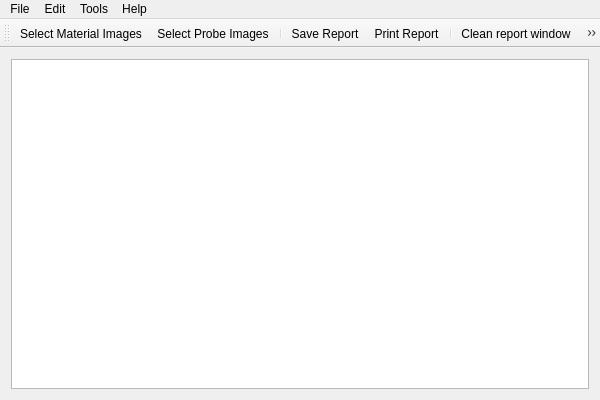
<?xml version="1.0" encoding="UTF-8"?>
<ui version="4.0">
 <class>MainWindow</class>
 <widget class="QMainWindow" name="MainWindow">
  <property name="geometry">
   <rect>
    <x>0</x>
    <y>0</y>
    <width>600</width>
    <height>400</height>
   </rect>
  </property>
  <property name="minimumSize">
   <size>
    <width>600</width>
    <height>400</height>
   </size>
  </property>
  <property name="windowTitle">
   <string>mixan v0.1</string>
  </property>
  <property name="windowIcon">
   <iconset resource="mixan_icons.qrc">
    <normaloff>:/icons/icons/mixan.png</normaloff>:/icons/icons/mixan.png</iconset>
  </property>
  <widget class="QWidget" name="centralWidget">
   <layout class="QVBoxLayout" name="verticalLayout">
    <item>
     <widget class="QTextBrowser" name="textBrowser_report">
      <property name="font">
       <font>
        <pointsize>12</pointsize>
       </font>
      </property>
     </widget>
    </item>
   </layout>
  </widget>
  <widget class="QMenuBar" name="menuBar">
   <property name="geometry">
    <rect>
     <x>0</x>
     <y>0</y>
     <width>600</width>
     <height>25</height>
    </rect>
   </property>
   <widget class="QMenu" name="menuFile">
    <property name="title">
     <string>File</string>
    </property>
    <addaction name="action_selectMaterialImages"/>
    <addaction name="action_selectProbeImages"/>
    <addaction name="separator"/>
    <addaction name="action_saveReport"/>
    <addaction name="action_printReport"/>
    <addaction name="separator"/>
    <addaction name="action_quit"/>
   </widget>
   <widget class="QMenu" name="menuTools">
    <property name="title">
     <string>Tools</string>
    </property>
    <addaction name="action_analyzeMaterials"/>
    <addaction name="action_analyzeMix"/>
    <addaction name="separator"/>
    <addaction name="action_settings"/>
   </widget>
   <widget class="QMenu" name="menuHelp">
    <property name="title">
     <string>Help</string>
    </property>
    <addaction name="action_about_mixan"/>
   </widget>
   <widget class="QMenu" name="menuEdit">
    <property name="title">
     <string>Edit</string>
    </property>
    <addaction name="action_cleanReportWindow"/>
   </widget>
   <addaction name="menuFile"/>
   <addaction name="menuEdit"/>
   <addaction name="menuTools"/>
   <addaction name="menuHelp"/>
  </widget>
  <widget class="QToolBar" name="toolBar">
   <property name="windowTitle">
    <string>toolBar</string>
   </property>
   <property name="iconSize">
    <size>
     <width>36</width>
     <height>36</height>
    </size>
   </property>
   <attribute name="toolBarArea">
    <enum>TopToolBarArea</enum>
   </attribute>
   <attribute name="toolBarBreak">
    <bool>false</bool>
   </attribute>
   <addaction name="action_selectMaterialImages"/>
   <addaction name="action_selectProbeImages"/>
   <addaction name="separator"/>
   <addaction name="action_saveReport"/>
   <addaction name="action_printReport"/>
   <addaction name="separator"/>
   <addaction name="action_cleanReportWindow"/>
   <addaction name="separator"/>
   <addaction name="action_analyzeMaterials"/>
   <addaction name="action_analyzeMix"/>
   <addaction name="action_settings"/>
   <addaction name="separator"/>
   <addaction name="action_quit"/>
  </widget>
  <action name="action_selectProbeImages">
   <property name="icon">
    <iconset resource="mixan_icons.qrc">
     <normaloff>:/icons/icons/file-open-p.png</normaloff>:/icons/icons/file-open-p.png</iconset>
   </property>
   <property name="text">
    <string>Select Probe Images...</string>
   </property>
   <property name="shortcut">
    <string>Ctrl+Shift+O</string>
   </property>
  </action>
  <action name="action_saveReport">
   <property name="icon">
    <iconset resource="mixan_icons.qrc">
     <normaloff>:/icons/icons/file-save.png</normaloff>:/icons/icons/file-save.png</iconset>
   </property>
   <property name="text">
    <string>Save Report...</string>
   </property>
   <property name="shortcut">
    <string>Ctrl+S</string>
   </property>
  </action>
  <action name="action_quit">
   <property name="icon">
    <iconset resource="mixan_icons.qrc">
     <normaloff>:/icons/icons/file-quit.png</normaloff>:/icons/icons/file-quit.png</iconset>
   </property>
   <property name="text">
    <string>Quit</string>
   </property>
   <property name="shortcut">
    <string>Ctrl+Q</string>
   </property>
  </action>
  <action name="action_analyzeMix">
   <property name="icon">
    <iconset resource="mixan_icons.qrc">
     <normaloff>:/icons/icons/tools-analyze_mix.png</normaloff>:/icons/icons/tools-analyze_mix.png</iconset>
   </property>
   <property name="text">
    <string>Analyze mix</string>
   </property>
   <property name="shortcut">
    <string>F9</string>
   </property>
  </action>
  <action name="action_about_mixan">
   <property name="text">
    <string>About mixan</string>
   </property>
   <property name="shortcut">
    <string>F1</string>
   </property>
  </action>
  <action name="action_cleanReportWindow">
   <property name="icon">
    <iconset resource="mixan_icons.qrc">
     <normaloff>:/icons/icons/edit-clear.png</normaloff>:/icons/icons/edit-clear.png</iconset>
   </property>
   <property name="text">
    <string>Clean report window</string>
   </property>
   <property name="shortcut">
    <string>Ctrl+L</string>
   </property>
  </action>
  <action name="action_printReport">
   <property name="icon">
    <iconset resource="mixan_icons.qrc">
     <normaloff>:/icons/icons/file-print.png</normaloff>:/icons/icons/file-print.png</iconset>
   </property>
   <property name="text">
    <string>Print Report...</string>
   </property>
   <property name="shortcut">
    <string>Ctrl+P</string>
   </property>
  </action>
  <action name="action_selectMaterialImages">
   <property name="icon">
    <iconset resource="mixan_icons.qrc">
     <normaloff>:/icons/icons/file-open-m.png</normaloff>:/icons/icons/file-open-m.png</iconset>
   </property>
   <property name="text">
    <string>Select Material Images...</string>
   </property>
   <property name="shortcut">
    <string>Ctrl+O</string>
   </property>
  </action>
  <action name="action_analyzeMaterials">
   <property name="icon">
    <iconset resource="mixan_icons.qrc">
     <normaloff>:/icons/icons/tools-analyze_mat.png</normaloff>:/icons/icons/tools-analyze_mat.png</iconset>
   </property>
   <property name="text">
    <string>Analyze materials</string>
   </property>
   <property name="shortcut">
    <string>Shift+F9</string>
   </property>
  </action>
  <action name="action_settings">
   <property name="icon">
    <iconset resource="mixan_icons.qrc">
     <normaloff>:/icons/icons/tools-settings.png</normaloff>:/icons/icons/tools-settings.png</iconset>
   </property>
   <property name="text">
    <string>Settings...</string>
   </property>
   <property name="shortcut">
    <string>F2</string>
   </property>
  </action>
 </widget>
 <layoutdefault spacing="6" margin="11"/>
 <resources>
  <include location="mixan_icons.qrc"/>
 </resources>
 <connections/>
</ui>
